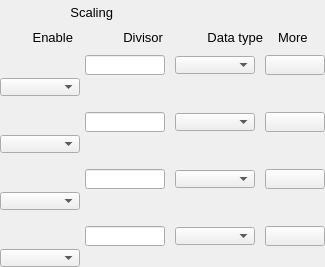
    <widget class="PyDMFrame" name="composite">
      <property name="geometry">
        <rect>
          <x>1022</x>
          <y>40</y>
          <width>325</width>
          <height>267</height>
        </rect>
      </property>
      <widget class="QLabel" name="text_12">
        <property name="geometry">
          <rect>
            <x>13</x>
            <y>27</y>
            <width>60</width>
            <height>20</height>
          </rect>
        </property>
        <property name="text">
          <string>Enable</string>
        </property>
        <property name="font" stdset="0">
          <font>
            <pointsize>10</pointsize>
          </font>
        </property>
        <property name="brush" stdset="0">
          <brush brushstyle="SolidPattern">
            <color alpha="255">
              <red>0</red>
              <green>0</green>
              <blue>0</blue>
            </color>
          </brush>
        </property>
        <property name="toolTip">
          <string>text_12</string>
        </property>
        <property name="alignment">
          <set>Qt::AlignRight|Qt::AlignTrailing|Qt::AlignVCenter</set>
        </property>
        <property name="styleSheet">
          <string notr="true">QLabel#text_12 {
  color: rgb(0, 0, 0);
  }</string>
        </property>
      </widget>
      <widget class="QLabel" name="text_13">
        <property name="geometry">
          <rect>
            <x>93</x>
            <y>27</y>
            <width>70</width>
            <height>20</height>
          </rect>
        </property>
        <property name="text">
          <string>Divisor</string>
        </property>
        <property name="font" stdset="0">
          <font>
            <pointsize>10</pointsize>
          </font>
        </property>
        <property name="brush" stdset="0">
          <brush brushstyle="SolidPattern">
            <color alpha="255">
              <red>0</red>
              <green>0</green>
              <blue>0</blue>
            </color>
          </brush>
        </property>
        <property name="toolTip">
          <string>text_13</string>
        </property>
        <property name="alignment">
          <set>Qt::AlignRight|Qt::AlignTrailing|Qt::AlignVCenter</set>
        </property>
        <property name="styleSheet">
          <string notr="true">QLabel#text_13 {
  color: rgb(0, 0, 0);
  }</string>
        </property>
      </widget>
      <widget class="QLabel" name="text_14">
        <property name="geometry">
          <rect>
            <x>173</x>
            <y>27</y>
            <width>90</width>
            <height>20</height>
          </rect>
        </property>
        <property name="text">
          <string>Data type</string>
        </property>
        <property name="font" stdset="0">
          <font>
            <pointsize>10</pointsize>
          </font>
        </property>
        <property name="brush" stdset="0">
          <brush brushstyle="SolidPattern">
            <color alpha="255">
              <red>0</red>
              <green>0</green>
              <blue>0</blue>
            </color>
          </brush>
        </property>
        <property name="toolTip">
          <string>text_14</string>
        </property>
        <property name="alignment">
          <set>Qt::AlignRight|Qt::AlignTrailing|Qt::AlignVCenter</set>
        </property>
        <property name="styleSheet">
          <string notr="true">QLabel#text_14 {
  color: rgb(0, 0, 0);
  }</string>
        </property>
      </widget>
      <widget class="QLabel" name="text_15">
        <property name="geometry">
          <rect>
            <x>278</x>
            <y>27</y>
            <width>40</width>
            <height>20</height>
          </rect>
        </property>
        <property name="text">
          <string>More</string>
        </property>
        <property name="font" stdset="0">
          <font>
            <pointsize>10</pointsize>
          </font>
        </property>
        <property name="brush" stdset="0">
          <brush brushstyle="SolidPattern">
            <color alpha="255">
              <red>0</red>
              <green>0</green>
              <blue>0</blue>
            </color>
          </brush>
        </property>
        <property name="toolTip">
          <string>text_15</string>
        </property>
        <property name="alignment">
          <set>Qt::AlignLeading|Qt::AlignLeft|Qt::AlignVCenter</set>
        </property>
        <property name="styleSheet">
          <string notr="true">QLabel#text_15 {
  color: rgb(0, 0, 0);
  }</string>
        </property>
      </widget>
      <widget class="QLabel" name="text_16">
        <property name="geometry">
          <rect>
            <x>43</x>
            <y>2</y>
            <width>70</width>
            <height>20</height>
          </rect>
        </property>
        <property name="text">
          <string>Scaling</string>
        </property>
        <property name="font" stdset="0">
          <font>
            <pointsize>10</pointsize>
          </font>
        </property>
        <property name="brush" stdset="0">
          <brush brushstyle="SolidPattern">
            <color alpha="255">
              <red>0</red>
              <green>0</green>
              <blue>0</blue>
            </color>
          </brush>
        </property>
        <property name="toolTip">
          <string>text_16</string>
        </property>
        <property name="alignment">
          <set>Qt::AlignRight|Qt::AlignTrailing|Qt::AlignVCenter</set>
        </property>
        <property name="styleSheet">
          <string notr="true">QLabel#text_16 {
  color: rgb(0, 0, 0);
  }</string>
        </property>
      </widget>
      <widget class="PyDMDrawingRectangle" name="rectangle_6">
        <property name="geometry">
          <rect>
            <x>3</x>
            <y>0</y>
            <width>165</width>
            <height>45</height>
          </rect>
        </property>
        <property name="brush" stdset="0">
          <brush brushstyle="NoBrush">
            <color alpha="255">
              <red>0</red>
              <green>0</green>
              <blue>0</blue>
            </color>
          </brush>
        </property>
        <property name="penStyle" stdset="0">
          <enum>Qt::SolidLine</enum>
        </property>
        <property name="penColor" stdset="0">
          <color>
            <red>0</red>
            <green>0</green>
            <blue>0</blue>
          </color>
        </property>
        <property name="penWidth" stdset="0">
          <double>1</double>
        </property>
        <property name="penCapStyle" stdset="0">
          <enum>Qt::FlatCap</enum>
        </property>
        <property name="toolTip">
          <string>rectangle_6</string>
        </property>
      </widget>
      <widget class="PyDMEnumComboBox" name="menu_4">
        <property name="geometry">
          <rect>
            <x>0</x>
            <y>249</y>
            <width>80</width>
            <height>18</height>
          </rect>
        </property>
        <property name="toolTip">
          <string>${P}${R4}EnableScale</string>
        </property>
        <property name="channel" stdset="0">
          <string>ca://${P}${R4}EnableScale</string>
        </property>
        <property name="font" stdset="0">
          <font>
            <pointsize>10</pointsize>
          </font>
        </property>
        <property name="styleSheet">
          <string notr="true">PyDMEnumComboBox#menu_4 {
  color: rgb(0, 0, 0);
  background-color: rgb(115, 223, 255);
  }</string>
        </property>
      </widget>
      <widget class="PyDMLineEdit" name="text_entry_16">
        <property name="geometry">
          <rect>
            <x>85</x>
            <y>226</y>
            <width>80</width>
            <height>20</height>
          </rect>
        </property>
        <property name="channel" stdset="0">
          <string>ca://${P}${R4}Scale</string>
        </property>
        <property name="toolTip">
          <string>${P}${R4}Scale</string>
        </property>
        <property name="font" stdset="0">
          <font>
            <pointsize>10</pointsize>
          </font>
        </property>
        <property name="styleSheet">
          <string notr="true">PyDMLineEdit#text_entry_16 {
  color: rgb(0, 0, 0);
  background-color: rgb(115, 223, 255);
  border: 1px solid black;
  margin: 0px;
  padding: 0px;
  spacing: 0px;
  }</string>
        </property>
      </widget>
      <widget class="PyDMEnumComboBox" name="menu_5">
        <property name="geometry">
          <rect>
            <x>175</x>
            <y>227</y>
            <width>80</width>
            <height>18</height>
          </rect>
        </property>
        <property name="toolTip">
          <string>${P}${R4}DataTypeOut</string>
        </property>
        <property name="channel" stdset="0">
          <string>ca://${P}${R4}DataTypeOut</string>
        </property>
        <property name="font" stdset="0">
          <font>
            <pointsize>10</pointsize>
          </font>
        </property>
        <property name="styleSheet">
          <string notr="true">PyDMEnumComboBox#menu_5 {
  color: rgb(0, 0, 0);
  background-color: rgb(115, 223, 255);
  }</string>
        </property>
      </widget>
      <widget class="PyDMRelatedDisplayButton" name="related_display">
        <property name="geometry">
          <rect>
            <x>265</x>
            <y>226</y>
            <width>60</width>
            <height>20</height>
          </rect>
        </property>
        <property name="showIcon" stdset="0">
          <bool>true</bool>
        </property>
        <property name="font" stdset="0">
          <font>
            <pointsize>10</pointsize>
          </font>
        </property>
        <property name="styleSheet">
          <string notr="true">PyDMRelatedDisplayButton#related_display {
  color: rgb(42, 99, 228);
  background-color: rgb(187, 187, 187);
  }</string>
        </property>
        <property name="titles" stdset="0">
          <stringlist>
            <string>ROI #4 full</string>
          </stringlist>
        </property>
        <property name="filenames" stdset="0">
          <stringlist>
            <string>ROIPlugin.ui</string>
          </stringlist>
        </property>
        <property name="macros" stdset="0">
          <stringlist>
            <string>P=${P},R=${R4}</string>
          </stringlist>
        </property>
        <property name="openInNewWindow" stdset="0">
          <bool>true</bool>
        </property>
      </widget>
      <widget class="PyDMLabel" name="text_update_4">
        <property name="geometry">
          <rect>
            <x>0</x>
            <y>226</y>
            <width>80</width>
            <height>18</height>
          </rect>
        </property>
        <property name="toolTip">
          <string>PV: ${P}${R4}EnableScale_RBV</string>
        </property>
        <property name="channel" stdset="0">
          <string>ca://${P}${R4}EnableScale_RBV</string>
        </property>
        <property name="font" stdset="0">
          <font>
            <pointsize>10</pointsize>
          </font>
        </property>
        <property name="alignment">
          <set>Qt::AlignCenter</set>
        </property>
        <property name="textInteractionFlags">
          <set>Qt::TextSelectableByKeyboard|Qt::TextSelectableByMouse</set>
        </property>
        <property name="styleSheet">
          <string notr="true">PyDMLabel#text_update_4 {
  color: rgb(10, 0, 184);
  background-color: rgb(70, 70, 70);
  }</string>
        </property>
      </widget>
      <widget class="PyDMEnumComboBox" name="menu_6">
        <property name="geometry">
          <rect>
            <x>0</x>
            <y>192</y>
            <width>80</width>
            <height>18</height>
          </rect>
        </property>
        <property name="toolTip">
          <string>${P}${R3}EnableScale</string>
        </property>
        <property name="channel" stdset="0">
          <string>ca://${P}${R3}EnableScale</string>
        </property>
        <property name="font" stdset="0">
          <font>
            <pointsize>10</pointsize>
          </font>
        </property>
        <property name="styleSheet">
          <string notr="true">PyDMEnumComboBox#menu_6 {
  color: rgb(0, 0, 0);
  background-color: rgb(115, 223, 255);
  }</string>
        </property>
      </widget>
      <widget class="PyDMLineEdit" name="text_entry_17">
        <property name="geometry">
          <rect>
            <x>85</x>
            <y>169</y>
            <width>80</width>
            <height>20</height>
          </rect>
        </property>
        <property name="channel" stdset="0">
          <string>ca://${P}${R3}Scale</string>
        </property>
        <property name="toolTip">
          <string>${P}${R3}Scale</string>
        </property>
        <property name="font" stdset="0">
          <font>
            <pointsize>10</pointsize>
          </font>
        </property>
        <property name="styleSheet">
          <string notr="true">PyDMLineEdit#text_entry_17 {
  color: rgb(0, 0, 0);
  background-color: rgb(115, 223, 255);
  border: 1px solid black;
  margin: 0px;
  padding: 0px;
  spacing: 0px;
  }</string>
        </property>
      </widget>
      <widget class="PyDMEnumComboBox" name="menu_7">
        <property name="geometry">
          <rect>
            <x>175</x>
            <y>170</y>
            <width>80</width>
            <height>18</height>
          </rect>
        </property>
        <property name="toolTip">
          <string>${P}${R3}DataTypeOut</string>
        </property>
        <property name="channel" stdset="0">
          <string>ca://${P}${R3}DataTypeOut</string>
        </property>
        <property name="font" stdset="0">
          <font>
            <pointsize>10</pointsize>
          </font>
        </property>
        <property name="styleSheet">
          <string notr="true">PyDMEnumComboBox#menu_7 {
  color: rgb(0, 0, 0);
  background-color: rgb(115, 223, 255);
  }</string>
        </property>
      </widget>
      <widget class="PyDMRelatedDisplayButton" name="related_display_1">
        <property name="geometry">
          <rect>
            <x>265</x>
            <y>169</y>
            <width>60</width>
            <height>20</height>
          </rect>
        </property>
        <property name="showIcon" stdset="0">
          <bool>true</bool>
        </property>
        <property name="font" stdset="0">
          <font>
            <pointsize>10</pointsize>
          </font>
        </property>
        <property name="styleSheet">
          <string notr="true">PyDMRelatedDisplayButton#related_display_1 {
  color: rgb(42, 99, 228);
  background-color: rgb(187, 187, 187);
  }</string>
        </property>
        <property name="titles" stdset="0">
          <stringlist>
            <string>ROI #3 full</string>
          </stringlist>
        </property>
        <property name="filenames" stdset="0">
          <stringlist>
            <string>ROIPlugin.ui</string>
          </stringlist>
        </property>
        <property name="macros" stdset="0">
          <stringlist>
            <string>P=${P},R=${R3}</string>
          </stringlist>
        </property>
        <property name="openInNewWindow" stdset="0">
          <bool>true</bool>
        </property>
      </widget>
      <widget class="PyDMLabel" name="text_update_5">
        <property name="geometry">
          <rect>
            <x>0</x>
            <y>169</y>
            <width>80</width>
            <height>18</height>
          </rect>
        </property>
        <property name="toolTip">
          <string>PV: ${P}${R3}EnableScale_RBV</string>
        </property>
        <property name="channel" stdset="0">
          <string>ca://${P}${R3}EnableScale_RBV</string>
        </property>
        <property name="font" stdset="0">
          <font>
            <pointsize>10</pointsize>
          </font>
        </property>
        <property name="alignment">
          <set>Qt::AlignCenter</set>
        </property>
        <property name="textInteractionFlags">
          <set>Qt::TextSelectableByKeyboard|Qt::TextSelectableByMouse</set>
        </property>
        <property name="styleSheet">
          <string notr="true">PyDMLabel#text_update_5 {
  color: rgb(10, 0, 184);
  background-color: rgb(70, 70, 70);
  }</string>
        </property>
      </widget>
      <widget class="PyDMEnumComboBox" name="menu_8">
        <property name="geometry">
          <rect>
            <x>0</x>
            <y>135</y>
            <width>80</width>
            <height>18</height>
          </rect>
        </property>
        <property name="toolTip">
          <string>${P}${R2}EnableScale</string>
        </property>
        <property name="channel" stdset="0">
          <string>ca://${P}${R2}EnableScale</string>
        </property>
        <property name="font" stdset="0">
          <font>
            <pointsize>10</pointsize>
          </font>
        </property>
        <property name="styleSheet">
          <string notr="true">PyDMEnumComboBox#menu_8 {
  color: rgb(0, 0, 0);
  background-color: rgb(115, 223, 255);
  }</string>
        </property>
      </widget>
      <widget class="PyDMLineEdit" name="text_entry_18">
        <property name="geometry">
          <rect>
            <x>85</x>
            <y>112</y>
            <width>80</width>
            <height>20</height>
          </rect>
        </property>
        <property name="channel" stdset="0">
          <string>ca://${P}${R2}Scale</string>
        </property>
        <property name="toolTip">
          <string>${P}${R2}Scale</string>
        </property>
        <property name="font" stdset="0">
          <font>
            <pointsize>10</pointsize>
          </font>
        </property>
        <property name="styleSheet">
          <string notr="true">PyDMLineEdit#text_entry_18 {
  color: rgb(0, 0, 0);
  background-color: rgb(115, 223, 255);
  border: 1px solid black;
  margin: 0px;
  padding: 0px;
  spacing: 0px;
  }</string>
        </property>
      </widget>
      <widget class="PyDMEnumComboBox" name="menu_9">
        <property name="geometry">
          <rect>
            <x>175</x>
            <y>113</y>
            <width>80</width>
            <height>18</height>
          </rect>
        </property>
        <property name="toolTip">
          <string>${P}${R2}DataTypeOut</string>
        </property>
        <property name="channel" stdset="0">
          <string>ca://${P}${R2}DataTypeOut</string>
        </property>
        <property name="font" stdset="0">
          <font>
            <pointsize>10</pointsize>
          </font>
        </property>
        <property name="styleSheet">
          <string notr="true">PyDMEnumComboBox#menu_9 {
  color: rgb(0, 0, 0);
  background-color: rgb(115, 223, 255);
  }</string>
        </property>
      </widget>
      <widget class="PyDMRelatedDisplayButton" name="related_display_2">
        <property name="geometry">
          <rect>
            <x>265</x>
            <y>112</y>
            <width>60</width>
            <height>20</height>
          </rect>
        </property>
        <property name="showIcon" stdset="0">
          <bool>true</bool>
        </property>
        <property name="font" stdset="0">
          <font>
            <pointsize>10</pointsize>
          </font>
        </property>
        <property name="styleSheet">
          <string notr="true">PyDMRelatedDisplayButton#related_display_2 {
  color: rgb(42, 99, 228);
  background-color: rgb(187, 187, 187);
  }</string>
        </property>
        <property name="titles" stdset="0">
          <stringlist>
            <string>ROI #2 full</string>
          </stringlist>
        </property>
        <property name="filenames" stdset="0">
          <stringlist>
            <string>ROIPlugin.ui</string>
          </stringlist>
        </property>
        <property name="macros" stdset="0">
          <stringlist>
            <string>P=${P},R=${R2}</string>
          </stringlist>
        </property>
        <property name="openInNewWindow" stdset="0">
          <bool>true</bool>
        </property>
      </widget>
      <widget class="PyDMLabel" name="text_update_6">
        <property name="geometry">
          <rect>
            <x>0</x>
            <y>112</y>
            <width>80</width>
            <height>18</height>
          </rect>
        </property>
        <property name="toolTip">
          <string>PV: ${P}${R2}EnableScale_RBV</string>
        </property>
        <property name="channel" stdset="0">
          <string>ca://${P}${R2}EnableScale_RBV</string>
        </property>
        <property name="font" stdset="0">
          <font>
            <pointsize>10</pointsize>
          </font>
        </property>
        <property name="alignment">
          <set>Qt::AlignCenter</set>
        </property>
        <property name="textInteractionFlags">
          <set>Qt::TextSelectableByKeyboard|Qt::TextSelectableByMouse</set>
        </property>
        <property name="styleSheet">
          <string notr="true">PyDMLabel#text_update_6 {
  color: rgb(10, 0, 184);
  background-color: rgb(70, 70, 70);
  }</string>
        </property>
      </widget>
      <widget class="PyDMEnumComboBox" name="menu_10">
        <property name="geometry">
          <rect>
            <x>0</x>
            <y>78</y>
            <width>80</width>
            <height>18</height>
          </rect>
        </property>
        <property name="toolTip">
          <string>${P}${R1}EnableScale</string>
        </property>
        <property name="channel" stdset="0">
          <string>ca://${P}${R1}EnableScale</string>
        </property>
        <property name="font" stdset="0">
          <font>
            <pointsize>10</pointsize>
          </font>
        </property>
        <property name="styleSheet">
          <string notr="true">PyDMEnumComboBox#menu_10 {
  color: rgb(0, 0, 0);
  background-color: rgb(115, 223, 255);
  }</string>
        </property>
      </widget>
      <widget class="PyDMLineEdit" name="text_entry_19">
        <property name="geometry">
          <rect>
            <x>85</x>
            <y>55</y>
            <width>80</width>
            <height>20</height>
          </rect>
        </property>
        <property name="channel" stdset="0">
          <string>ca://${P}${R1}Scale</string>
        </property>
        <property name="toolTip">
          <string>${P}${R1}Scale</string>
        </property>
        <property name="font" stdset="0">
          <font>
            <pointsize>10</pointsize>
          </font>
        </property>
        <property name="styleSheet">
          <string notr="true">PyDMLineEdit#text_entry_19 {
  color: rgb(0, 0, 0);
  background-color: rgb(115, 223, 255);
  border: 1px solid black;
  margin: 0px;
  padding: 0px;
  spacing: 0px;
  }</string>
        </property>
      </widget>
      <widget class="PyDMEnumComboBox" name="menu_11">
        <property name="geometry">
          <rect>
            <x>175</x>
            <y>56</y>
            <width>80</width>
            <height>18</height>
          </rect>
        </property>
        <property name="toolTip">
          <string>${P}${R1}DataTypeOut</string>
        </property>
        <property name="channel" stdset="0">
          <string>ca://${P}${R1}DataTypeOut</string>
        </property>
        <property name="font" stdset="0">
          <font>
            <pointsize>10</pointsize>
          </font>
        </property>
        <property name="styleSheet">
          <string notr="true">PyDMEnumComboBox#menu_11 {
  color: rgb(0, 0, 0);
  background-color: rgb(115, 223, 255);
  }</string>
        </property>
      </widget>
      <widget class="PyDMRelatedDisplayButton" name="related_display_3">
        <property name="geometry">
          <rect>
            <x>265</x>
            <y>55</y>
            <width>60</width>
            <height>20</height>
          </rect>
        </property>
        <property name="showIcon" stdset="0">
          <bool>true</bool>
        </property>
        <property name="font" stdset="0">
          <font>
            <pointsize>10</pointsize>
          </font>
        </property>
        <property name="styleSheet">
          <string notr="true">PyDMRelatedDisplayButton#related_display_3 {
  color: rgb(42, 99, 228);
  background-color: rgb(187, 187, 187);
  }</string>
        </property>
        <property name="titles" stdset="0">
          <stringlist>
            <string>ROI #1 full</string>
          </stringlist>
        </property>
        <property name="filenames" stdset="0">
          <stringlist>
            <string>ROIPlugin.ui</string>
          </stringlist>
        </property>
        <property name="macros" stdset="0">
          <stringlist>
            <string>P=${P},R=${R1}</string>
          </stringlist>
        </property>
        <property name="openInNewWindow" stdset="0">
          <bool>true</bool>
        </property>
      </widget>
      <widget class="PyDMLabel" name="text_update_7">
        <property name="geometry">
          <rect>
            <x>0</x>
            <y>55</y>
            <width>80</width>
            <height>18</height>
          </rect>
        </property>
        <property name="toolTip">
          <string>PV: ${P}${R1}EnableScale_RBV</string>
        </property>
        <property name="channel" stdset="0">
          <string>ca://${P}${R1}EnableScale_RBV</string>
        </property>
        <property name="font" stdset="0">
          <font>
            <pointsize>10</pointsize>
          </font>
        </property>
        <property name="alignment">
          <set>Qt::AlignCenter</set>
        </property>
        <property name="textInteractionFlags">
          <set>Qt::TextSelectableByKeyboard|Qt::TextSelectableByMouse</set>
        </property>
        <property name="styleSheet">
          <string notr="true">PyDMLabel#text_update_7 {
  color: rgb(10, 0, 184);
  background-color: rgb(70, 70, 70);
  }</string>
        </property>
      </widget>
    </widget>
